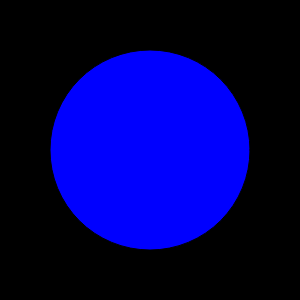
Frame 1 (no input)
Frame 60 (no input): identical to frame 1, image omitted
Frame 120 (the mouse pressed at the canvas centre since frame 60): identical to frame 1, image omitted

The p5.js sketch that drew this single still picture (run headless with seeded random() and noise() and a simulated clock; from frame 60 on, the mouse is pressed at the canvas centre):

// p5.js sketch
// ── sketch.js
// 마우스의 좌우 버튼을 누르거나 떼면 원의 색상 변경 (color() 함수 사용)

let c;					// ❶ 변수 선언

function setup() {
  createCanvas(300, 300);
  console.log(p5.prototype.VERSION);
}

function draw() {
  background(0);
  if (mouseIsPressed && (mouseButton.left)) {	    // 마우스 왼쪽버튼 누름
    c = color(255, 0, 0);		// ❷ c는 Red 컬러값을 저장
  } else if (mouseIsPressed && (mouseButton.right)) {  // 마우스 오른쪽버튼 누름
    c = color(0, 255, 0);		// ❷ c는 Green 컬러값을 저장
  } else {							    // 그 외의 경우
    c = color(0, 0, 255);		// ❷ c는 Blue 컬러값을 저장
  }
  fill(c);				// ❸ 컬러값 적용
  ellipse(width/2, height/2, 200, 200);
}
